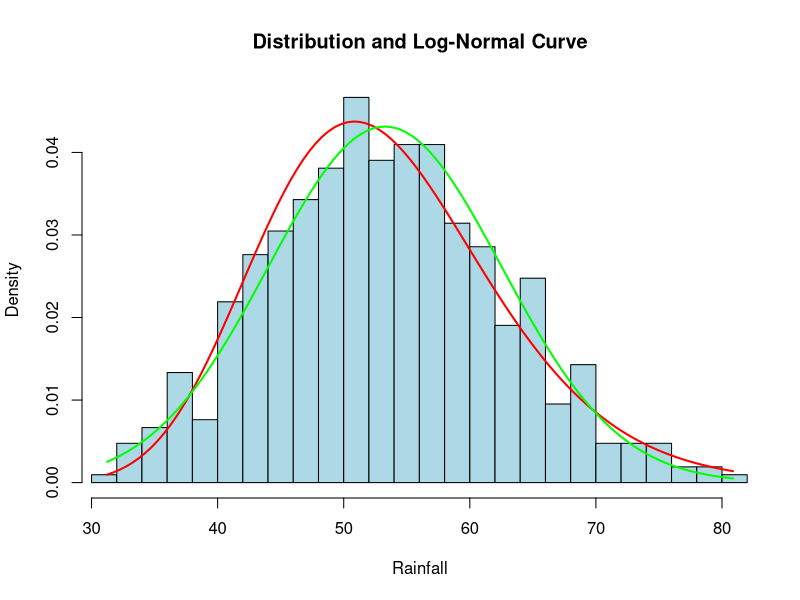

The R script that drew this image:
Rainfall = read.csv("WesternNorthAmericaJuly2018-rainfall.csv")

allForcingRainfall = Rainfall$All.forcings.simulations
natForcingRainfall = Rainfall$Natural.forcings.only


lower <- min(allForcingRainfall)
upper <- max(allForcingRainfall)
point <- 3.7


mu <- mean(log(allForcingRainfall))
sigma <- sd(log(allForcingRainfall))


allxRain <- seq(lower, upper, length=100)


allyRain <- dlnorm(allxRain, meanlog = mu, sdlog = sigma)


hist(allForcingRainfall, breaks = 30, probability = TRUE, col = "lightblue", main = "Distribution and Log-Normal Curve", xlab = "Rainfall", xlim = c(lower, upper))

lines(allxRain, allyRain, col = "red", lwd = 2)


########## All Forcing Rain ##########
print("##### All Forcing Rain #####")


allMeanRain = mean(allForcingRainfall)
allSdRain = sd(allForcingRainfall)


allxRain = seq(lower, upper, length=100)
allyRain = dnorm(allxRain, mean = allMeanRain, sd = allSdRain)

lines(allxRain, allyRain, col = "green", lwd = 2)
